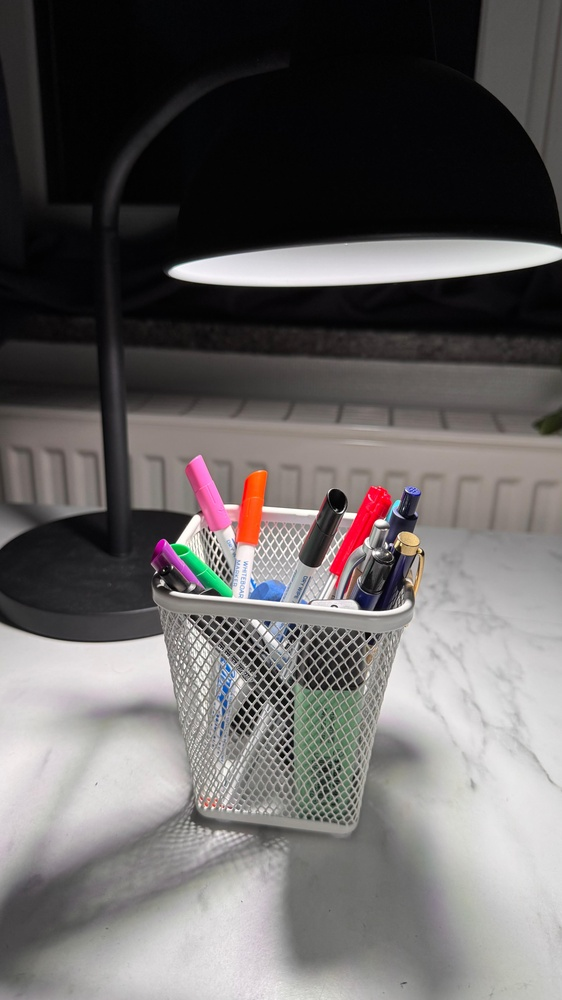
#> input picture lab2/inputs/foto1.jpeg, 562 x 1000 px, shrunk from 2880 x 5120 before the run; its folder holds only this picture in this run
$ python task3.py   (older library calls are emulated)
#> lines starting #> are read from the running program, lines starting #| are printed output that depends on the picture; after the words box and inside, x2 and y2 are one past the last pixel; in counts of white or black regions, pixels touching at a corner belong together
import cv2
import numpy as np
from pathlib import Path

def harris_corners_manual(
    img_bgr,
    k=0.04,
    sigma=1.5,
    window_sigma=1.5,
    thresh_ratio=0.01,
    nms_ksize=3
):

    # Grayscale + float
    gray = cv2.cvtColor(img_bgr, cv2.COLOR_BGR2GRAY).astype(np.float32) / 255.0

    # Smoothing (Gaussian)
    smooth = cv2.GaussianBlur(gray, (0, 0), sigmaX=sigma, sigmaY=sigma)

    # Gradients (Sobel)
    Ix = cv2.Sobel(smooth, cv2.CV_32F, 1, 0, ksize=3)
    Iy = cv2.Sobel(smooth, cv2.CV_32F, 0, 1, ksize=3)

    # Structure tensor components
    Ixx = Ix * Ix
    Iyy = Iy * Iy
    Ixy = Ix * Iy

    Sxx = cv2.GaussianBlur(Ixx, (0, 0), sigmaX=window_sigma, sigmaY=window_sigma)
    Syy = cv2.GaussianBlur(Iyy, (0, 0), sigmaX=window_sigma, sigmaY=window_sigma)
    Sxy = cv2.GaussianBlur(Ixy, (0, 0), sigmaX=window_sigma, sigmaY=window_sigma)

    # Harris response R = det(M) - k * trace(M)^2
    detM = (Sxx * Syy) - (Sxy * Sxy)
    traceM = Sxx + Syy
    R = detM - k * (traceM ** 2)

    # Threshold
    Rmax = np.max(R)
    if Rmax <= 0:
        # corner çıkmayabilir (çok düz görüntü vb.)
        return R, np.zeros_like(R, dtype=np.uint8), []

    thresh = thresh_ratio * Rmax
    corners_mask = (R > thresh).astype(np.uint8)

    # Non-maximum suppression (NMS)
    kernel = np.ones((nms_ksize, nms_ksize), np.uint8)
    R_dilated = cv2.dilate(R, kernel)
    nms_mask = (R == R_dilated) & (R > thresh)

    ys, xs = np.where(nms_mask)
    points = list(zip(xs.tolist(), ys.tolist()))

    out_mask = np.zeros_like(gray, dtype=np.uint8)
    out_mask[ys, xs] = 255

    return R, out_mask, points


def draw_corners(img_bgr, points, radius=3, color=(0, 0, 255)):
    out = img_bgr.copy()
    for (x, y) in points:
        cv2.circle(out, (x, y), radius, color, -1)
    return out


def run_on_folder(input_dir="images", output_dir="outputs/task3_harris"):
#> called with input_dir = 'inputs', output_dir = 'outputs/'
    input_dir = Path(input_dir)
    output_dir = Path(output_dir)
    output_dir.mkdir(parents=True, exist_ok=True)

    exts = {".png", ".jpg", ".jpeg", ".bmp", ".tif", ".tiff"}
    images = [p for p in input_dir.iterdir() if p.suffix.lower() in exts]

    if not images:
        print(f"No images found in {input_dir.resolve()}")
        return

    for img_path in images:
        img = cv2.imread(str(img_path))
#> img is the input picture: shape (1000, 562, 3); mean B, G, R 99.6, 100, 103.3
        if img is None:
            print(f"Could not read: {img_path.name}")
            continue

        R, mask, pts = harris_corners_manual(
            img,
            k=0.04,
            sigma=1.2,
            window_sigma=1.5,
            thresh_ratio=0.0001,
            nms_ksize=3
        )
#> in harris_corners_manual, `Ix = cv2.Sobel(smooth, cv2.CV_32F, 1, 0, ksize=3)`:
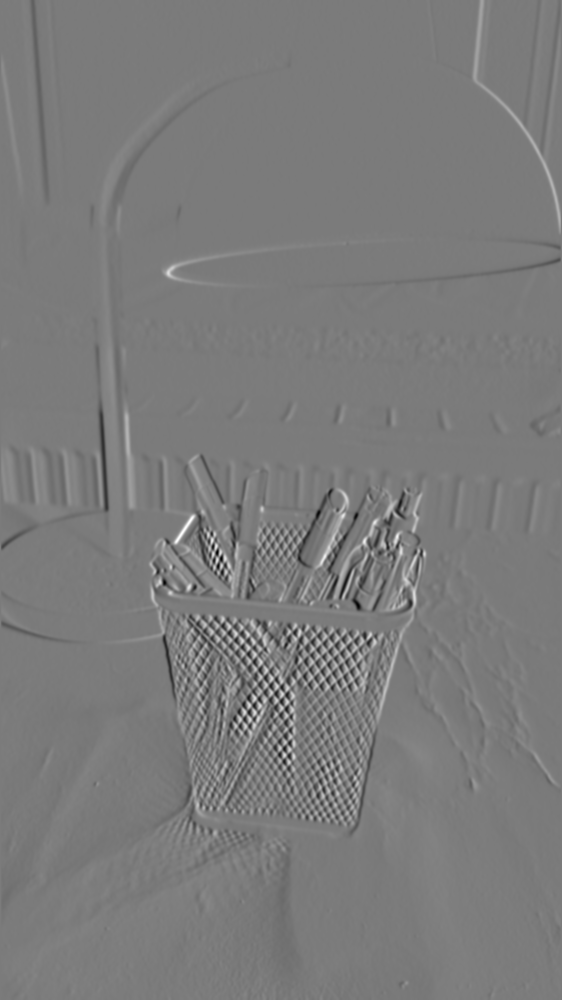
#> Ix: shape (1000, 562) float32; min -1.46, max 1.56, mean 0.0026; drawn with min black and max white
#> in harris_corners_manual, `Ixy = Ix * Iy`:
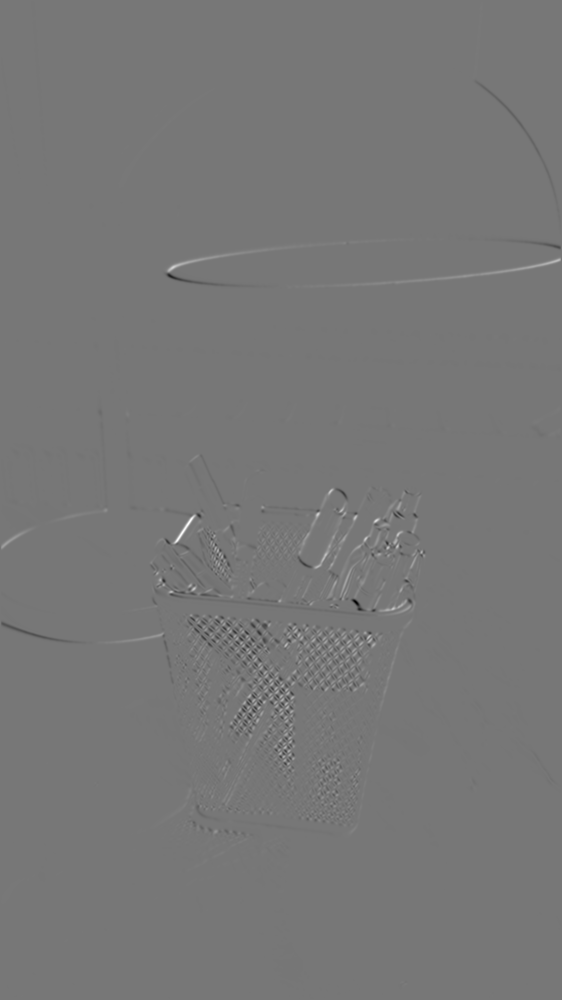
#> Ixy: shape (1000, 562) float32; min -1.4, max 1.59, mean 0.000871; drawn with min black and max white
#> in harris_corners_manual, `traceM = Sxx + Syy`:
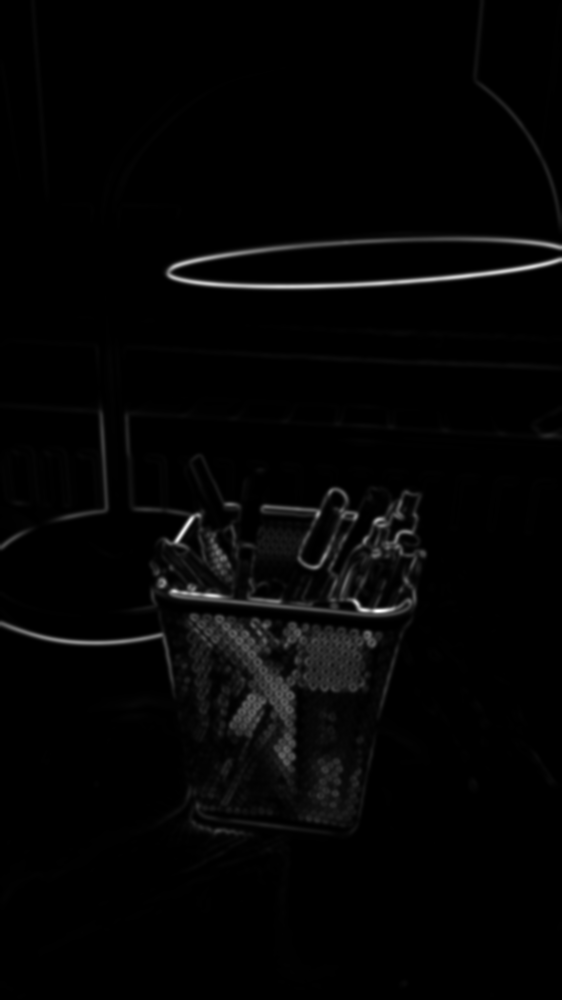
#> traceM: shape (1000, 562) float32; min 5.09e-13, max 2.15, mean 0.0409; drawn with min black and max white
#> in harris_corners_manual, `Rmax = np.max(R)`: Rmax = 0.228
#> in harris_corners_manual, `thresh = thresh_ratio * Rmax`: thresh = 2.28e-05
#> in harris_corners_manual, `corners_mask = (R > thresh).astype(np.uint8)`:
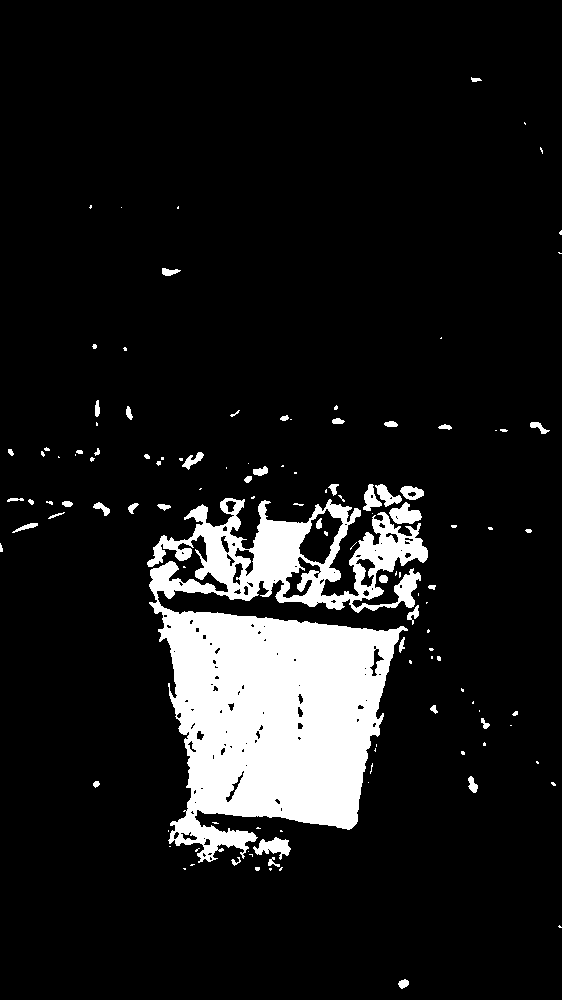
#> corners_mask: shape (1000, 562); values 0 (black) and 1 (white), 10.6% white; 121 white regions (74 under 20 px), largest, box (x1, y1, x2, y2) and area: (147, 498, 428, 863) 55094, (253, 837, 291, 860) 447, (389, 502, 422, 524) 439
#> in harris_corners_manual, `R_dilated = cv2.dilate(R, kernel)`:
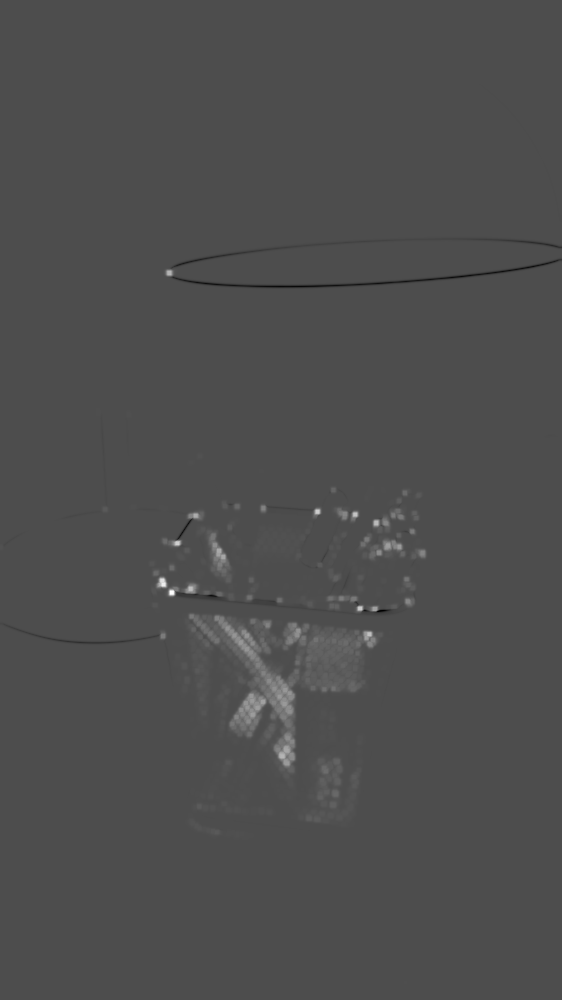
#> R_dilated: shape (1000, 562) float32; min -0.0995, max 0.228, mean 0.00105; drawn with min black and max white
#> in harris_corners_manual, `nms_mask = (R == R_dilated) & (R > thresh)`:
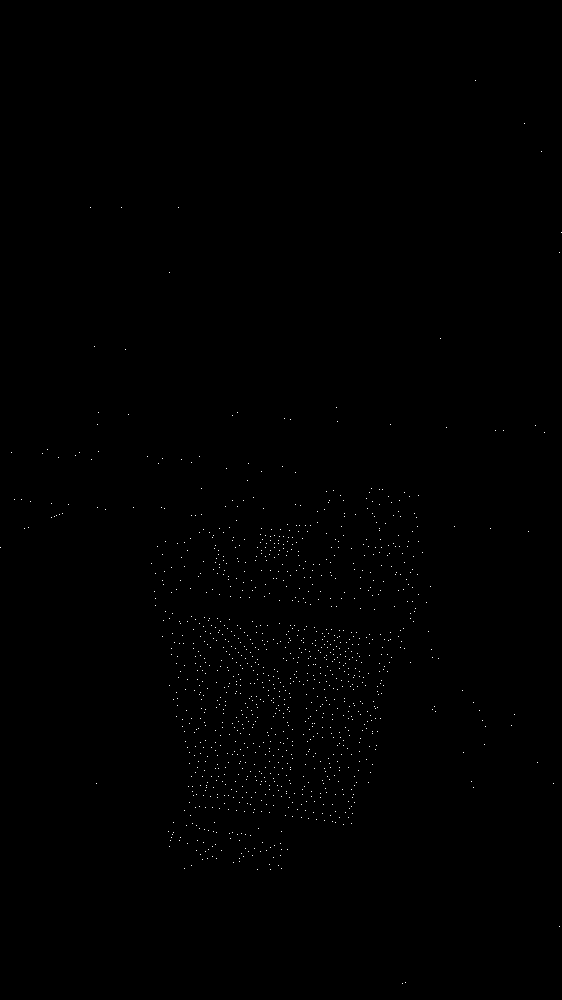
#> nms_mask: shape (1000, 562) bool; 0.21% white in thin lines or dots
#> in harris_corners_manual, `ys, xs = np.where(nms_mask)`: ys = 1188 values from 80 to 983; xs = 1188 values, max 561 at index 6, min 0 at index 185, mean 282.3
#> in harris_corners_manual, `points = list(zip(xs.tolist(), ys.tolist()))`: points = 1188 pairs, first value 0 to 561, second value 80 to 983
#> mask: shape (1000, 562); 0.21% white in thin lines or dots
#> pts has the same summary as points in harris_corners_manual

        overlay = draw_corners(img, pts, radius=3)
#> the loop in draw_corners, `for (x, y) in points:` made 1188 passes
#> (x, y) on passes 1 to 3: (475, 80), (524, 123), (541, 151)
#> after the loop in draw_corners, `for (x, y) in points:`:
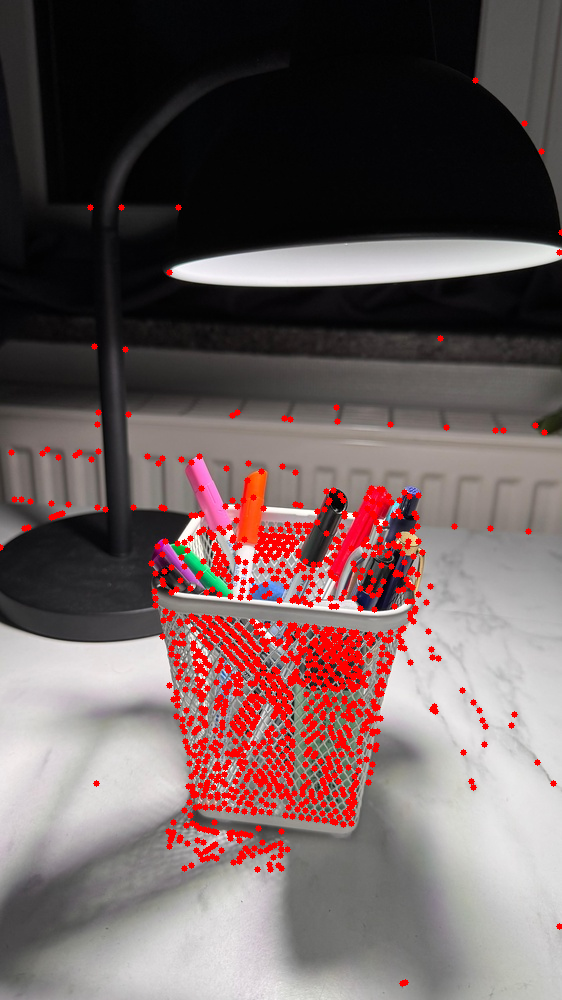
#> out: shape (1000, 562, 3); 5.54% of pixels changed, all inside (x1, y1, x2, y2) = (0, 77, 562, 987)

        # Save outputs
        cv2.imwrite(str(output_dir / f"{img_path.stem}_harris_overlay.png"), overlay)
        # R'yi görmek için normalize ederek kaydedelim
        R_pos = np.maximum(R, 0)
        R_log = np.log1p(R_pos)
        R_vis = cv2.normalize(R_log, None, 0, 255, cv2.NORM_MINMAX)
        R_vis = R_vis.astype(np.uint8)
        cv2.imwrite(str(output_dir / f"{img_path.stem}_harris_response.png"), R_vis)
        cv2.imwrite(str(output_dir / f"{img_path.stem}_harris_mask.png"), mask)

        print(f"{img_path.name}: corners={len(pts)} saved to {output_dir}")
#| foto1.jpeg: corners=1188 saved to outputs

if __name__ == "__main__":
    run_on_folder("inputs", "outputs/")

$ run again, on lab2/inputs/foto2.jpeg
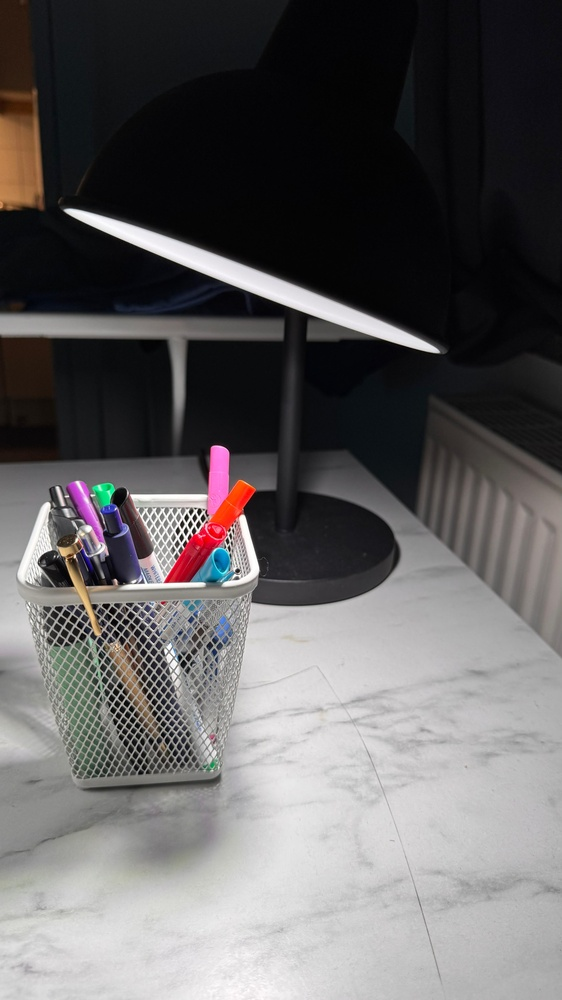
#> input picture lab2/inputs/foto2.jpeg, 562 x 1000 px, shrunk from 2880 x 5120 before the run
#> in run_on_folder, img is the input picture: shape (1000, 562, 3); mean B, G, R 97.3, 96.7, 98.9
#> Rmax = 0.359
#> thresh = 3.59e-05
#> in harris_corners_manual, `corners_mask = (R > thresh).astype(np.uint8)`:
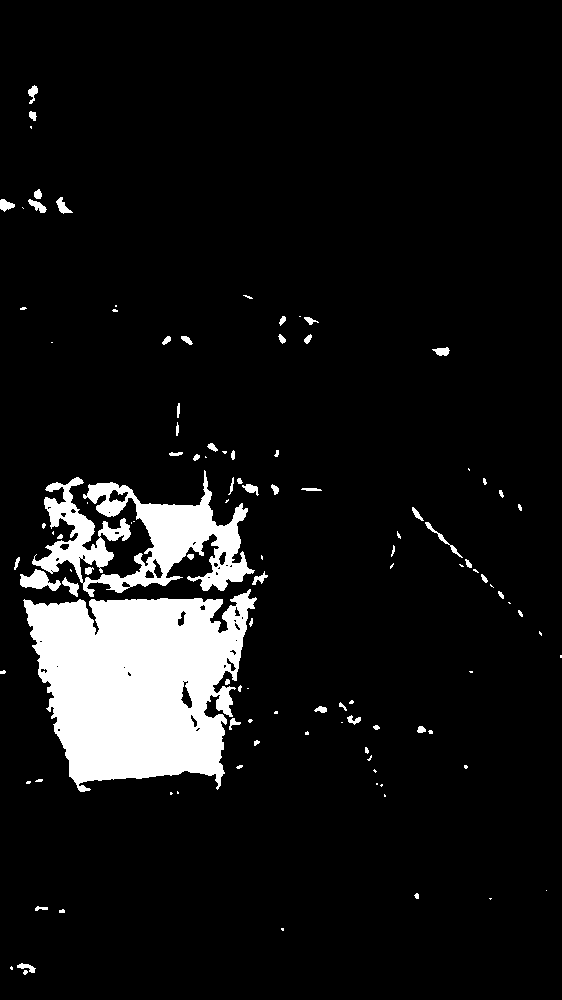
#> corners_mask: shape (1000, 562); values 0 (black) and 1 (white), 8.4% white; 111 white regions (53 under 20 px), largest, box (x1, y1, x2, y2) and area: (23, 589, 257, 792) 32227, (32, 470, 255, 597) 11252, (20, 569, 61, 591) 480
#> nms_mask: shape (1000, 562) bool; 0.18% white in thin lines or dots, all inside (x1, y1, x2, y2) = (1, 90, 562, 973)
#> ys = 1016 values from 90 to 972; xs = 1016 values, max 561 at index 552, min 1 at index 13, mean 151
#> points = 1016 pairs, first value 1 to 561, second value 90 to 972
#> pts has the same summary as points in harris_corners_manual
#> the loop in draw_corners, `for (x, y) in points:` made 1016 passes
#> (x, y) on passes 1 to 3: (34, 90), (30, 92), (33, 99)
#> after the loop in draw_corners, `for (x, y) in points:`:
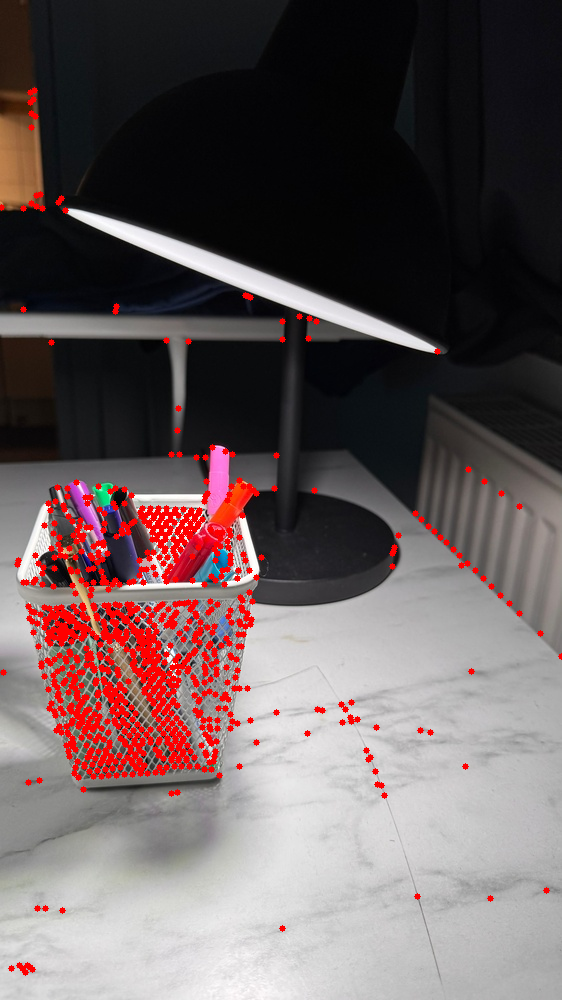
#> out: shape (1000, 562, 3); 4.56% of pixels changed, all inside (x1, y1, x2, y2) = (0, 87, 562, 976)
#| foto2.jpeg: corners=1016 saved to outputs
